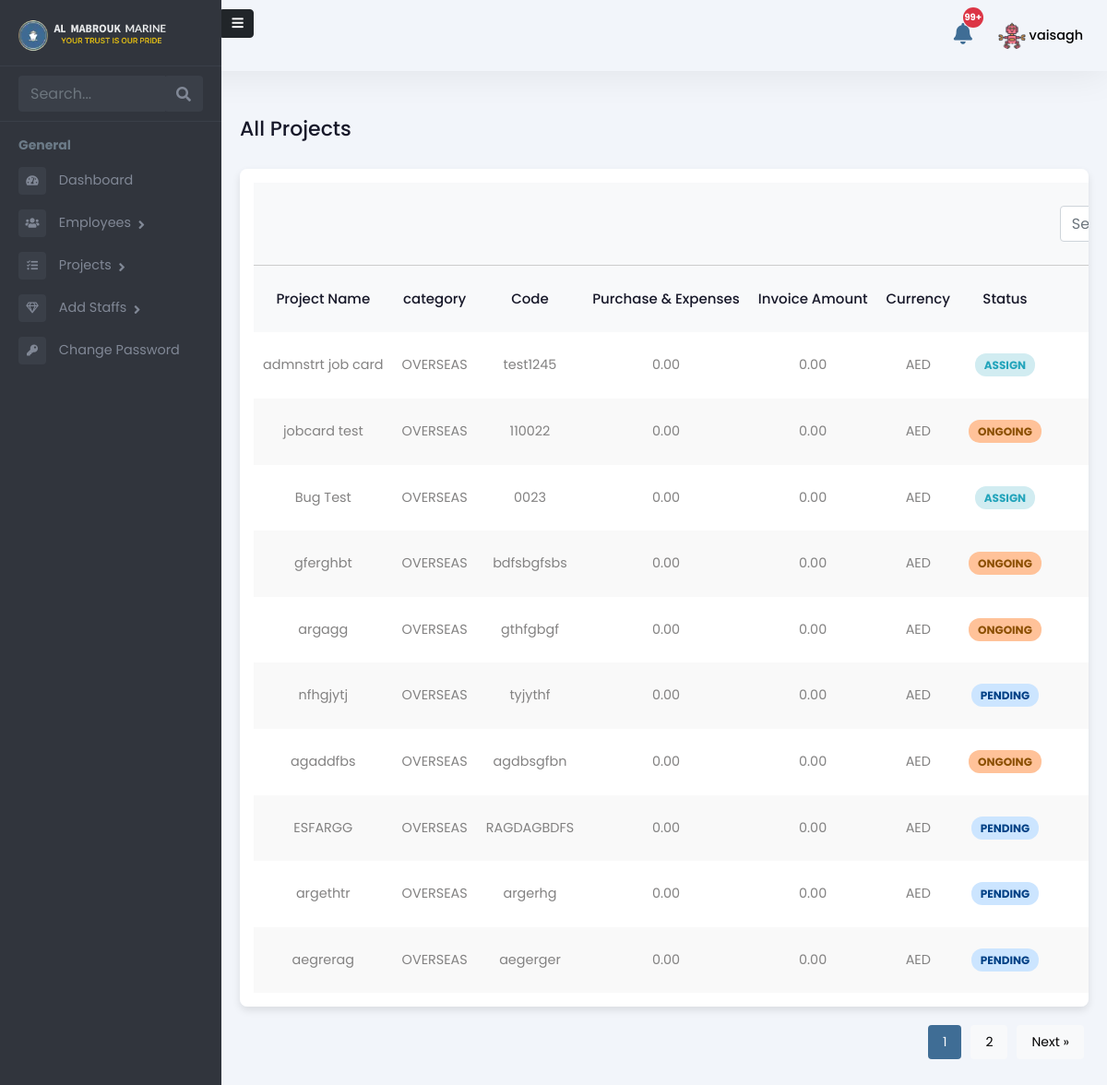
Before: /admin-panel/projects/ (signed in) with the older database file.
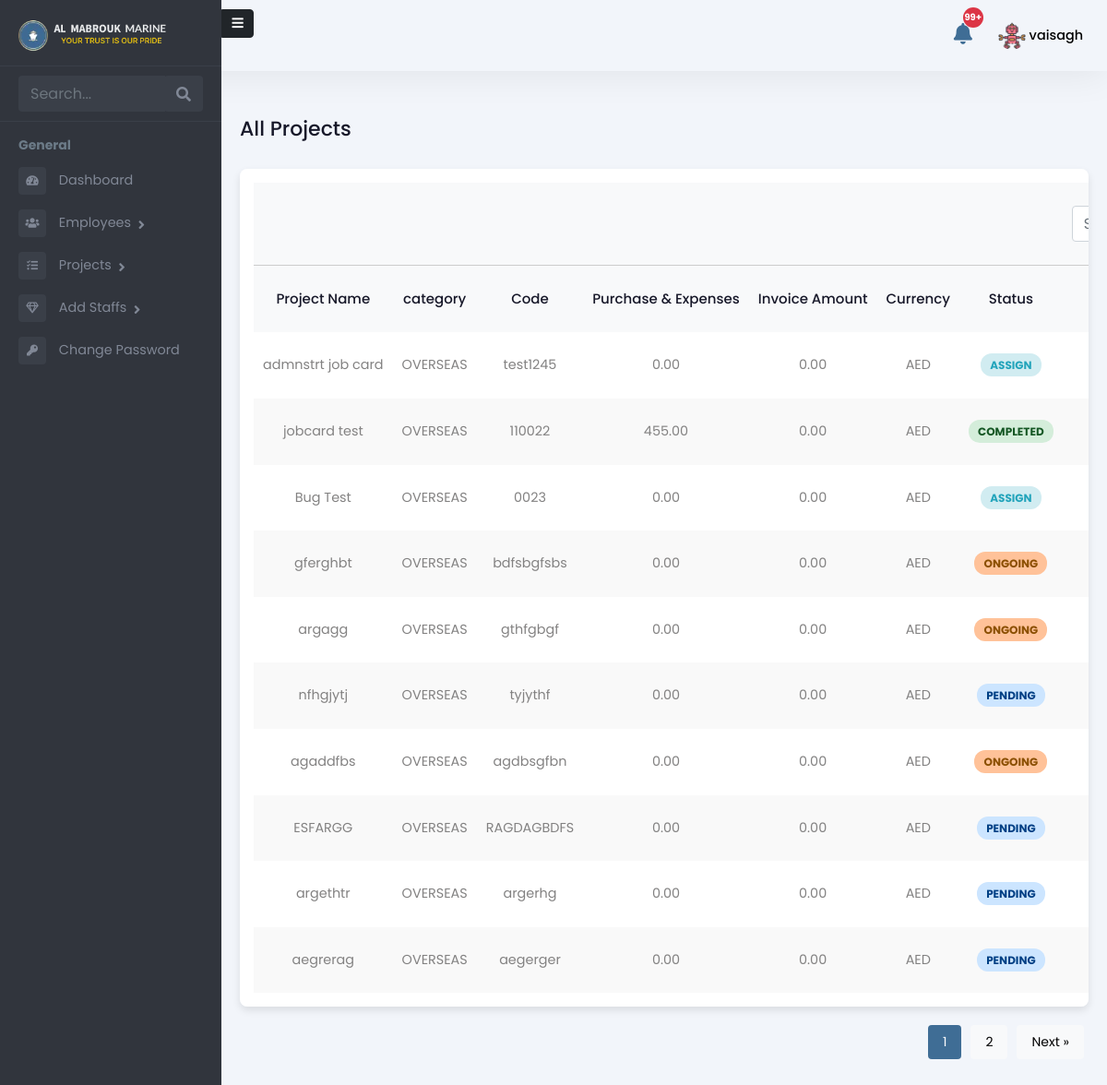
After: the same page with the newer database file.
### Admin/models.py (models this page shows, shortened)
class Project(models.Model):
    STATUS_CHOICES = [
        ('PENDING', 'Pending'),
        ('ASSIGN', 'Assign'),
        ('ONGOING', 'Ongoing'),
        ('HOLD', 'Hold'),
        ('CANCELLED', 'Cancelled'),
        ('COMPLETED', 'Completed'),
    ]
    CATEGORY_CHOICES = [
        ('OVERSEAS', 'Overseas'),
        ('ANCHORAGE', 'Anchorage'),
        ('HOLIDAY_WORKING', 'Holiday Working'),
    ]
    PRIORITY_CHOICES = [
        ('HIGH', 'High'),
        ('MEDIUM', 'Medium'),
        ('LOW', 'Low'),
    ]
    name = models.CharField(max_length=255)
    code = models.CharField(max_length=100, unique=True)
    client_name = models.CharField(max_length=255, default="", blank=True)
    purchase_and_expenses = models.DecimalField(
        max_digits=12, decimal_places=2, default=0.00)
    invoice_amount = models.DecimalField(
        max_digits=12, decimal_places=2, default=0.00)
    currency_code = models.CharField(max_length=10, default="AED")
    status = models.CharField(
        max_length=100, choices=STATUS_CHOICES, default='PENDING')
    category = models.CharField(
        max_length=50, choices=CATEGORY_CHOICES, default='OVERSEAS')
    priority = models.CharField(max_length=10, choices=PRIORITY_CHOICES, default='MEDIUM')
    job_description = models.TextField(blank=True, null=True)
    manager = models.ForeignKey(
        'Employee', on_delete=models.SET_NULL, null=True, blank=True, related_name='managed_projects',
        limit_choices_to={'is_manager': True}
    )
    created_at = models.DateTimeField(auto_now_add=True)
    deadline_date = models.DateField(null=True, blank=True)
    attachment = models.FileField(upload_to='project_attachments/', blank=True, null=True)
    job_card = models.FileField(upload_to='job_cards/', blank=True, null=True)

### Admin/views.py (the view)
# urls.py: path('projects/', project_list_view, name='project-list'),
@login_required
def project_list_view(request):
    projects = Project.objects.all().order_by('-created_at')
    search_query = request.GET.get('search', '').strip()
    if search_query:
        projects = projects.filter(
            Q(name__icontains=search_query) |
            Q(code__icontains=search_query) |
            Q(client_name__icontains=search_query)
        )
    project_data = [
        {
            "id": project.id,
            "name": project.name,
            "category": project.category,
            "code": project.code,
            "status": project.status,
            "invoice": project.invoice_amount,
            "currency": project.currency_code,
            "purchase_and_expenses": project.purchase_and_expenses,
        }
        for project in projects
    ]
    paginator = Paginator(project_data, 10)
    page_number = request.GET.get('page')
    page_obj = paginator.get_page(page_number)
    context = {
        "projects": page_obj,
        "search_query": search_query,
    }
    return render(request, 'Admin/project_list.html', context)

### templates/Admin/project_list.html (shortened to what this page needs)
{% extends 'Admin/adminbase.html' %}
{% load static %}
{% block content %}
<div class="emply-list-wraper">
  <div class="pg-title">
    <h1>All Projects</h1>
  </div>
  <div class="widget-box table-wdgt">
    <table id="employeeTable">
      <thead>
        <tr style="border-bottom: 1px solid #ccc">
          <th></th>
          <th></th>
          <th></th>
          <th></th>
          <th></th>
          <th></th>
          <th></th>
          <th>
            <div class="add-new-emply">
              <div class="table-searchbar">
                <div class="sidebar-search">
                  <div>
                    <div class="input-group">
                      <form method="GET" action="" class="d-flex">
                        <input type="text" name="search" class="form-control search-menu" placeholder="Search projects..."
                               value="{{ search_query }}" />
                    </form>
                    </div>
                  </div>
                </div>
              </div>
            </div>
          </th>
        </tr>
      </thead>
      <thead>
        <tr>
          <th>Project Name</th>
          <th>category</th>
          <th>Code</th>
          <th>Purchase & Expenses</th>
          <th>Invoice Amount</th>
          <th>Currency</th>
          <th>Status</th>
          <th>Action</th>
        </tr>
      </thead>
      <tbody>
        {% for project in projects %}
        <tr>
          <td>
            <a href="{% url 'project-summary' project.id %}">{{ project.name }}</a>
          </td>
          <td>{{ project.category }}</td>
          <td>{{ project.code }}</td>
          <td>{{ project.purchase_and_expenses }}</td>
          <td>{{ project.invoice }}</td>
          <td>{{ project.currency }}</td>
          <td><span class="status
            {% if project.status == 'ONGOING' %} ongoing
            {% elif project.status == 'COMPLETED' %} completed
            {% elif project.status == 'ASSIGN' %} Assign
            {% elif project.status == 'PENDING' %} pending
            {% elif project.status == 'HOLD' %} hold
            {% elif project.status == 'CANCELLED' %} cancelled
            {% else %}status-default{% endif %}
          ">{{ project.status }}</span></td>
          <td class="list-action-col">
          </td>
        </tr>
        {% endfor %}
      </tbody>
    </table>
  </div>
<div class="pagination" id="pagination">
    {% for num in projects.paginator.page_range %}
        {% if num >= projects.number|add:'-1' and num <= projects.number|add:'1' %}
            <a href="?page={{ num }}">
                <button class="{% if num == projects.number %}active{% endif %}">{{ num }}</button>
            </a>
        {% endif %}
    {% endfor %}
    {% if projects.has_next %}
        <a href="?page={{ projects.next_page_number }}">
            <button>Next &raquo;</button>
        </a>
    {% endif %}
</div>
</div>
{% endblock %}

Changed rows visible on the page:
changed Project "jobcard test": status "ONGOING" → "COMPLETED" (drawn)
Other visible differences:
new list line: "jobcard test OVERSEAS 110022 455.00 0.00 AED COMPLETED"
list line gone: "jobcard test OVERSEAS 110022 0.00 0.00 AED ONGOING"
